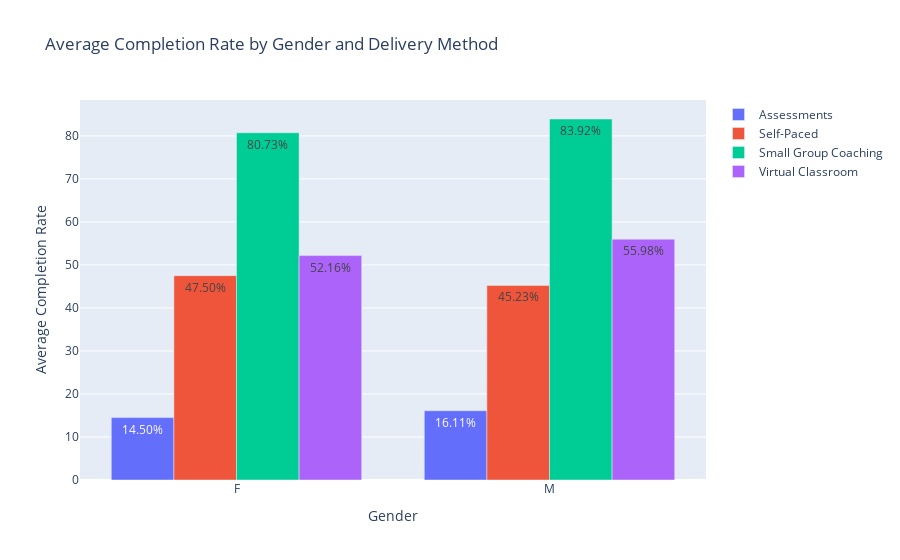

This figure's notebook cell:
### Code cell
# Calculate average completion rate for each gender and delivery method
avg_completion_rate_gender = df.groupby(['Gender', 'Delivery Methods'])['Completion Rate'].mean().unstack()

# Create traces for each delivery method
data = []
for method in avg_completion_rate_gender.columns:
    trace = go.Bar(
        x=avg_completion_rate_gender.index,
        y=avg_completion_rate_gender[method],
        name=method,
        text=[f'{rate:.2f}%' for rate in avg_completion_rate_gender[method]],
        textposition='inside',
        hoverinfo='x+text',
    )
    data.append(trace)

# Set layout
layout = go.Layout(
    title='Average Completion Rate by Gender and Delivery Method',
    xaxis=dict(title='Gender'),
    yaxis=dict(title='Average Completion Rate'),
    barmode='group',
)

# Create figure
fig = go.Figure(data=data, layout=layout)

# Show plot
fig.show()

### Figure 1 — Plotly figure (JSON) as saved in the notebook; plotly's stock layout.template omitted (floating-point values rounded to 4 significant figures)
{"data": [{"hoverinfo": "x+text", "name": "Assessments", "text": ["14.50%", "16.11%"], "textposition": "inside", "type": "bar", "x": ["F", "M"], "y": [14.5, 16.11]}, {"hoverinfo": "x+text", "name": "Self-Paced", "text": ["47.50%", "45.23%"], "textposition": "inside", "type": "bar", "x": ["F", "M"], "y": [47.5, 45.23]}, {"hoverinfo": "x+text", "name": "Small Group Coaching", "text": ["80.73%", "83.92%"], "textposition": "inside", "type": "bar", "x": ["F", "M"], "y": [80.73, 83.92]}, {"hoverinfo": "x+text", "name": "Virtual Classroom", "text": ["52.16%", "55.98%"], "textposition": "inside", "type": "bar", "x": ["F", "M"], "y": [52.16, 55.98]}], "layout": {"barmode": "group", "title": {"text": "Average Completion Rate by Gender and Delivery Method"}, "xaxis": {"title": {"text": "Gender"}}, "yaxis": {"title": {"text": "Average Completion Rate"}}}}
